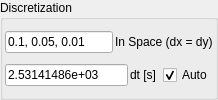
                  <widget class="QGroupBox" name="DiscretizationBox">
                   <property name="title">
                    <string>Discretization</string>
                   </property>
                   <layout class="QVBoxLayout" name="verticalLayout_3">
                    <property name="spacing">
                     <number>2</number>
                    </property>
                    <property name="leftMargin">
                     <number>2</number>
                    </property>
                    <property name="topMargin">
                     <number>2</number>
                    </property>
                    <property name="rightMargin">
                     <number>2</number>
                    </property>
                    <property name="bottomMargin">
                     <number>2</number>
                    </property>
                    <item>
                     <layout class="QHBoxLayout" name="horizontalLayout_4">
                      <item>
                       <widget class="QLineEdit" name="lineEdit_discret_space">
                        <property name="enabled">
                         <bool>true</bool>
                        </property>
                        <property name="sizePolicy">
                         <sizepolicy hsizetype="Expanding" vsizetype="Fixed">
                          <horstretch>80</horstretch>
                          <verstretch>0</verstretch>
                         </sizepolicy>
                        </property>
                        <property name="toolTip">
                         <string>&lt;html&gt;&lt;head/&gt;&lt;body&gt;&lt;p&gt;Spacial discretization. Multiple dx are allowed.&lt;/p&gt;&lt;p&gt;Format examples: &lt;/p&gt;&lt;p&gt;0.1, 0.05, 0.01&lt;/p&gt;&lt;p&gt;0.1&lt;/p&gt;&lt;p&gt;Only the first will be used for 2D animation. All others will only be used to compare numerical accuracy to analytical 2D solution.&lt;/p&gt;&lt;/body&gt;&lt;/html&gt;</string>
                        </property>
                        <property name="text">
                         <string>0.1, 0.05, 0.01</string>
                        </property>
                       </widget>
                      </item>
                      <item>
                       <widget class="QLabel" name="label_discret_space">
                        <property name="sizePolicy">
                         <sizepolicy hsizetype="Expanding" vsizetype="Fixed">
                          <horstretch>20</horstretch>
                          <verstretch>0</verstretch>
                         </sizepolicy>
                        </property>
                        <property name="toolTip">
                         <string>&lt;html&gt;&lt;head/&gt;&lt;body&gt;&lt;p&gt;Spacial discretization. Multiple dx are allowed.&lt;/p&gt;&lt;p&gt;Format examples: &lt;/p&gt;&lt;p&gt;0.1, 0.05, 0.01&lt;/p&gt;&lt;p&gt;0.1&lt;/p&gt;&lt;p&gt;Only the first will be used for 2D animation. All others will only be used to compare numerical accuracy to analytical 2D solution.&lt;/p&gt;&lt;/body&gt;&lt;/html&gt;</string>
                        </property>
                        <property name="text">
                         <string>In Space (dx = dy)</string>
                        </property>
                       </widget>
                      </item>
                     </layout>
                    </item>
                    <item>
                     <layout class="QHBoxLayout" name="horizontalLayout_5">
                      <item>
                       <widget class="QLineEdit" name="lineEdit_discret_time">
                        <property name="enabled">
                         <bool>true</bool>
                        </property>
                        <property name="sizePolicy">
                         <sizepolicy hsizetype="Expanding" vsizetype="Fixed">
                          <horstretch>80</horstretch>
                          <verstretch>0</verstretch>
                         </sizepolicy>
                        </property>
                        <property name="toolTip">
                         <string>Set custom dt or use largest stable dt based on alpha and dx. (Using a custom dt larger than the automatic dt will likely result in divergence and an unstable numeric solution) 2D calculations will always use the highest stable dt.</string>
                        </property>
                        <property name="text">
                         <string>2.53141486e+03</string>
                        </property>
                       </widget>
                      </item>
                      <item>
                       <widget class="QLabel" name="label_discret_time">
                        <property name="sizePolicy">
                         <sizepolicy hsizetype="Expanding" vsizetype="Fixed">
                          <horstretch>20</horstretch>
                          <verstretch>0</verstretch>
                         </sizepolicy>
                        </property>
                        <property name="toolTip">
                         <string>Set custom dt or use largest stable dt based on alpha and dx. (Using a custom dt larger than the automatic dt will likely result in divergence and an unstable numeric solution) 2D calculations will always use the highest stable dt.</string>
                        </property>
                        <property name="text">
                         <string>dt [s]</string>
                        </property>
                       </widget>
                      </item>
                      <item>
                       <widget class="QCheckBox" name="checkBox_discret_time">
                        <property name="sizePolicy">
                         <sizepolicy hsizetype="Expanding" vsizetype="Fixed">
                          <horstretch>20</horstretch>
                          <verstretch>0</verstretch>
                         </sizepolicy>
                        </property>
                        <property name="toolTip">
                         <string>Use the largest stable dt based on other input (dx, alpha)</string>
                        </property>
                        <property name="text">
                         <string>Auto</string>
                        </property>
                        <property name="checked">
                         <bool>true</bool>
                        </property>
                       </widget>
                      </item>
                     </layout>
                    </item>
                   </layout>
                  </widget>
